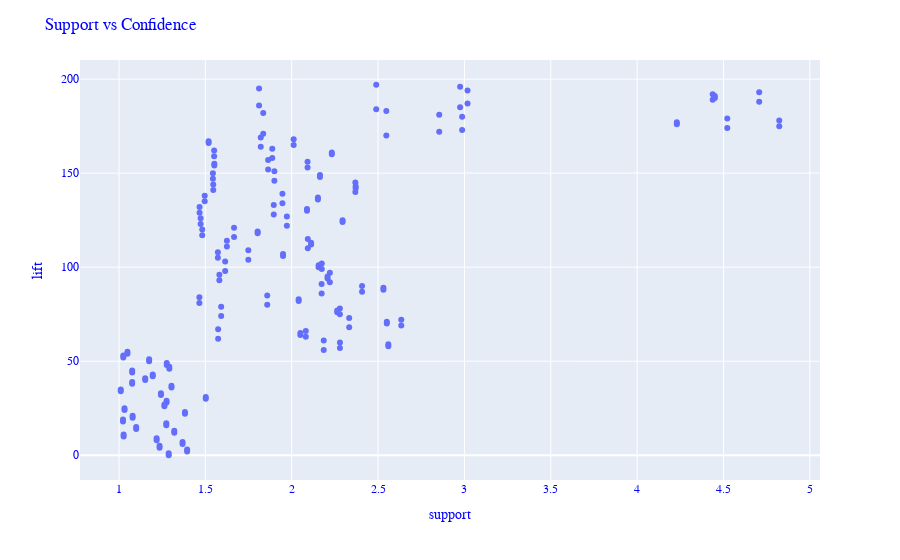

Here is the notebook cell this chart was saved with:
### Code cell
fig=px.scatter(rules['support'], rules['lift'])
fig.update_layout(
    xaxis_title="support",
    yaxis_title="lift",
   
    font_family="Courier New",
    font_color="blue",
    title_font_family="Times New Roman",
    title_font_color="red",
    title=('Support vs Confidence')
    
)

fig.show()

### Figure 1 — Plotly figure (JSON) as saved in the notebook; plotly's stock layout.template omitted (floating-point values rounded to 4 significant figures; data arrays with more than 128 entries replaced by an {"elided": "..."} marker saying what was removed)
{"data": [{"hovertemplate": "x=%{x}<br>index=%{y}<extra></extra>", "legendgroup": "", "marker": {"color": "#636efa", "symbol": "circle"}, "mode": "markers", "name": "", "orientation": "h", "showlegend": false, "type": "scatter", "x": {"elided": "198 float values"}, "xaxis": "x", "y": {"elided": "198 int values"}, "yaxis": "y"}], "layout": {"font": {"color": "blue", "family": "Courier New"}, "legend": {"tracegroupgap": 0}, "margin": {"t": 60}, "title": {"text": "Support vs Confidence"}, "xaxis": {"anchor": "y", "domain": [0, 1], "title": {"text": "support"}}, "yaxis": {"anchor": "x", "domain": [0, 1], "title": {"text": "lift"}}}}
